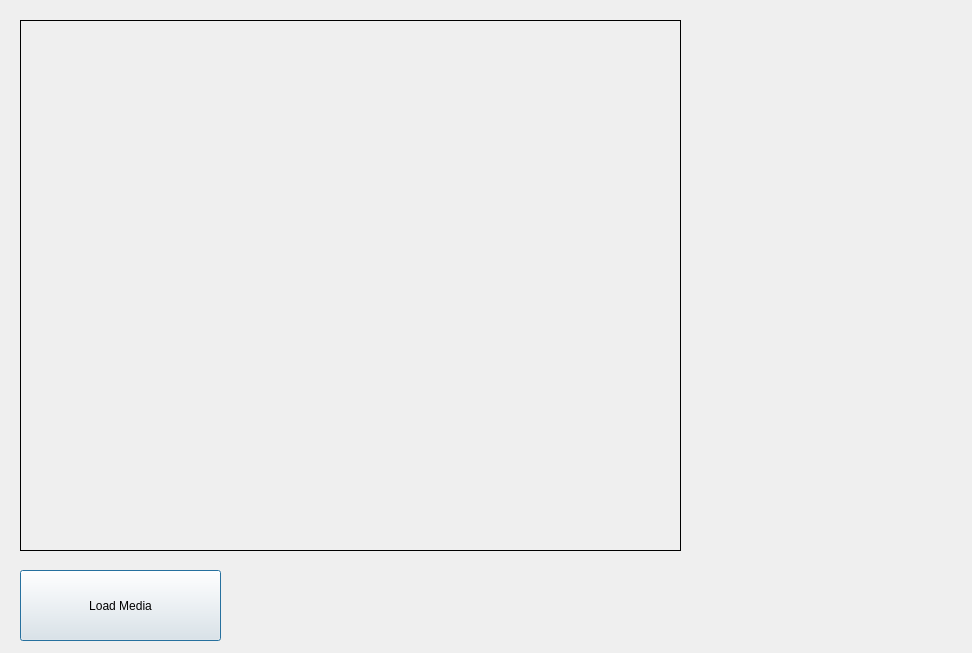
<?xml version="1.0" encoding="UTF-8"?>
<ui version="4.0">
 <class>Dialog</class>
 <widget class="QDialog" name="Dialog">
  <property name="geometry">
   <rect>
    <x>0</x>
    <y>0</y>
    <width>972</width>
    <height>653</height>
   </rect>
  </property>
  <property name="focusPolicy">
   <enum>Qt::NoFocus</enum>
  </property>
  <property name="windowTitle">
   <string>Dialog</string>
  </property>
  <widget class="QPushButton" name="bLoadMedia">
   <property name="geometry">
    <rect>
     <x>20</x>
     <y>570</y>
     <width>201</width>
     <height>71</height>
    </rect>
   </property>
   <property name="text">
    <string>Load Media</string>
   </property>
  </widget>
  <widget class="QLabel" name="label">
   <property name="geometry">
    <rect>
     <x>20</x>
     <y>20</y>
     <width>661</width>
     <height>531</height>
    </rect>
   </property>
   <property name="frameShape">
    <enum>QFrame::Box</enum>
   </property>
   <property name="text">
    <string/>
   </property>
   <property name="textFormat">
    <enum>Qt::AutoText</enum>
   </property>
   <property name="pixmap">
    <pixmap>../res/audi_r8_9-wide.jpg</pixmap>
   </property>
   <property name="scaledContents">
    <bool>true</bool>
   </property>
   <property name="wordWrap">
    <bool>false</bool>
   </property>
  </widget>
 </widget>
 <resources/>
 <connections/>
</ui>
